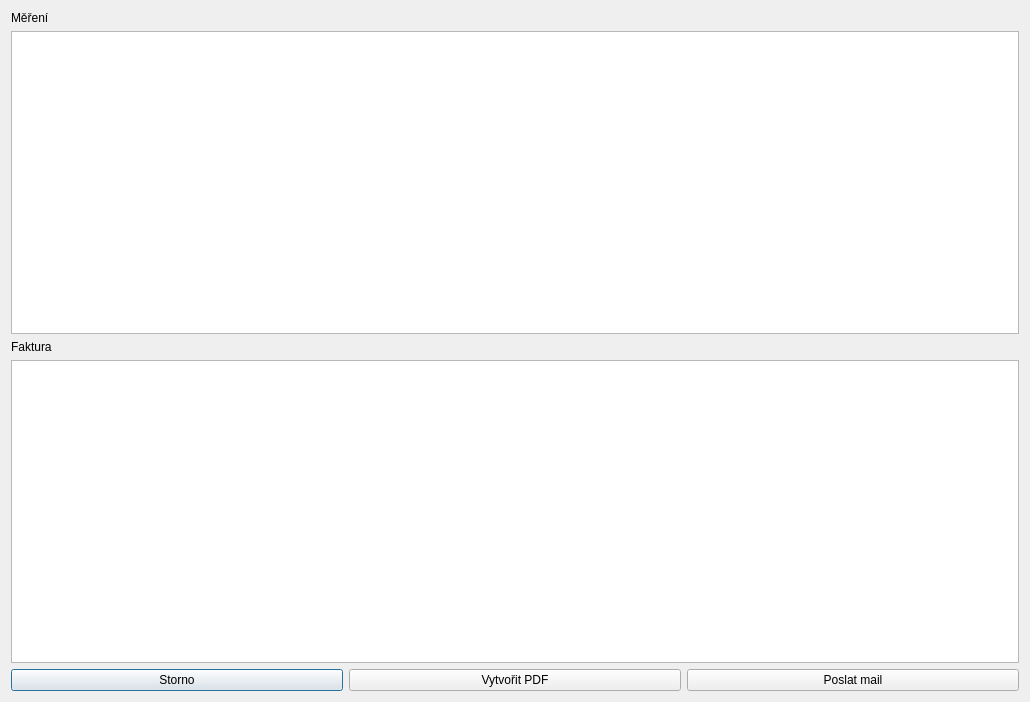
<?xml version="1.0" encoding="UTF-8"?>
<ui version="4.0">
 <class>ViewResult</class>
 <widget class="QDialog" name="ViewResult">
  <property name="geometry">
   <rect>
    <x>0</x>
    <y>0</y>
    <width>1030</width>
    <height>702</height>
   </rect>
  </property>
  <property name="windowTitle">
   <string>Dialog</string>
  </property>
  <layout class="QVBoxLayout" name="verticalLayout_2">
   <item>
    <layout class="QVBoxLayout" name="verticalLayout">
     <item>
      <widget class="QLabel" name="label">
       <property name="text">
        <string>Měření</string>
       </property>
      </widget>
     </item>
     <item>
      <widget class="QTableView" name="entriesTable"/>
     </item>
    </layout>
   </item>
   <item>
    <layout class="QVBoxLayout" name="verticalLayout_3">
     <item>
      <widget class="QLabel" name="label_2">
       <property name="text">
        <string>Faktura</string>
       </property>
      </widget>
     </item>
     <item>
      <widget class="QTableView" name="invoiceTable"/>
     </item>
    </layout>
   </item>
   <item>
    <layout class="QHBoxLayout" name="horizontalLayout">
     <item>
      <widget class="QPushButton" name="btnCancel">
       <property name="text">
        <string>Storno</string>
       </property>
      </widget>
     </item>
     <item>
      <widget class="QPushButton" name="btnCreatePdf">
       <property name="text">
        <string>Vytvořit PDF</string>
       </property>
      </widget>
     </item>
     <item>
      <widget class="QPushButton" name="btnSendMail">
       <property name="text">
        <string>Poslat mail</string>
       </property>
      </widget>
     </item>
    </layout>
   </item>
  </layout>
 </widget>
 <resources/>
 <connections/>
</ui>
